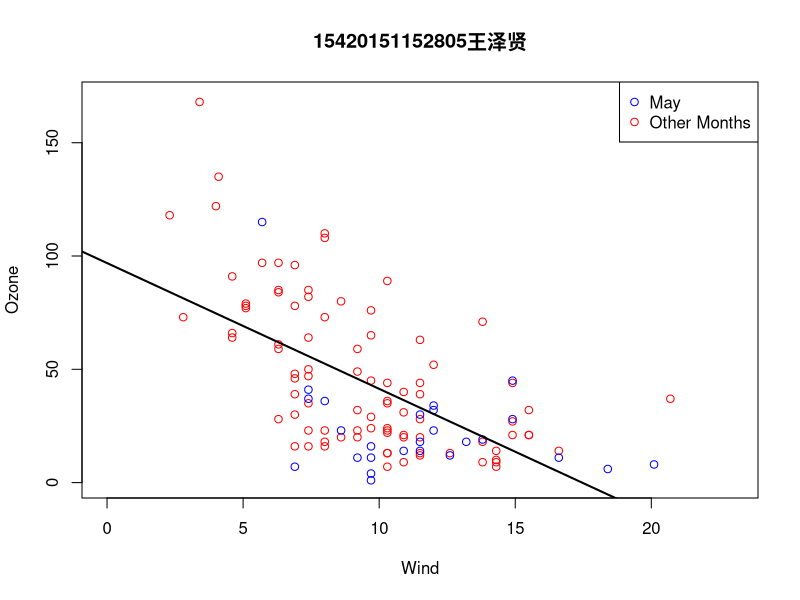
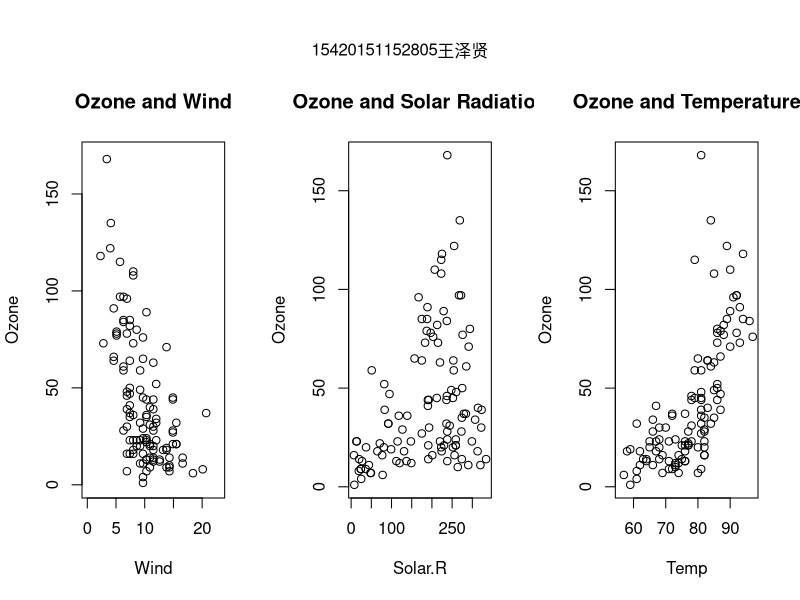

These charts were generated, in order, by the following R code:
data=library(datasets)
windows(7,7)
attach(airquality)
a5 <- subset(airquality,Month==5)
ao <- subset(airquality,Month!=5)
plot(ao$Wind, ao$Ozone,xlab="Wind", ylab="Ozone",col="red",
     xlim=c(0, 23), ylim=c(0, 170))
points(a5$Wind, a5$Ozone,col="blue")
title("15420151152805王泽贤")
abline(lm(Ozone ~ Wind),lwd=2)
legend("topright",c("May","Other Months"),pch = c(21,21),col=c("blue","red"))
detach(airquality)



windows(7,7)
attach(airquality)
par(fig=c(0,1/3,0,0.9))
plot(Wind, Ozone,xlab="Wind", ylab="Ozone",xlim=c(0, 23), ylim=c(0, 170),main = "Ozone and Wind")
par(fig=c(1/3,2/3,0,0.9),new=TRUE)
plot(Solar.R, Ozone,xlab="Solar.R", ylab="Ozone",main = "Ozone and Solar Radiation")
par(fig=c(2/3,1,0,0.9),new=TRUE)
plot(Temp, Ozone,xlab="Temp", ylab="Ozone",main = "Ozone and Temperature")
mtext("15420151152805王泽贤", side = 3, outer = TRUE, line = -3)
detach(airquality)
